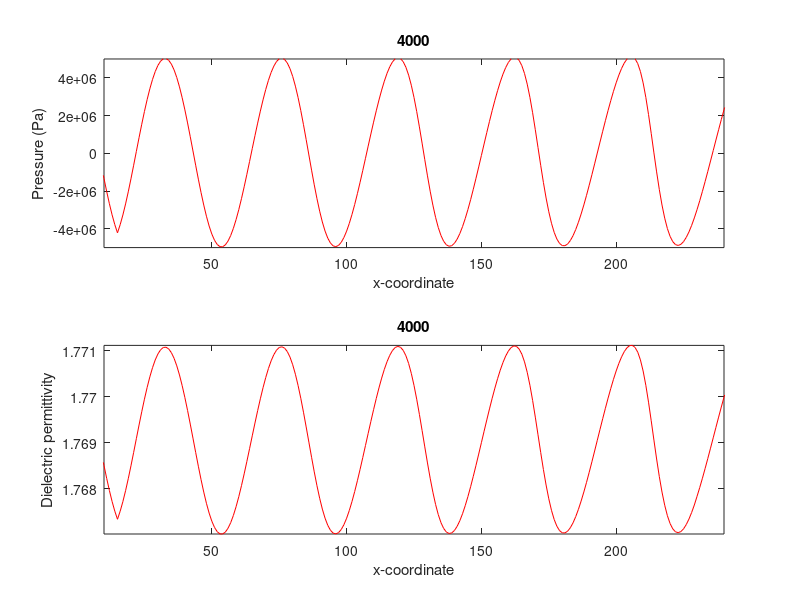
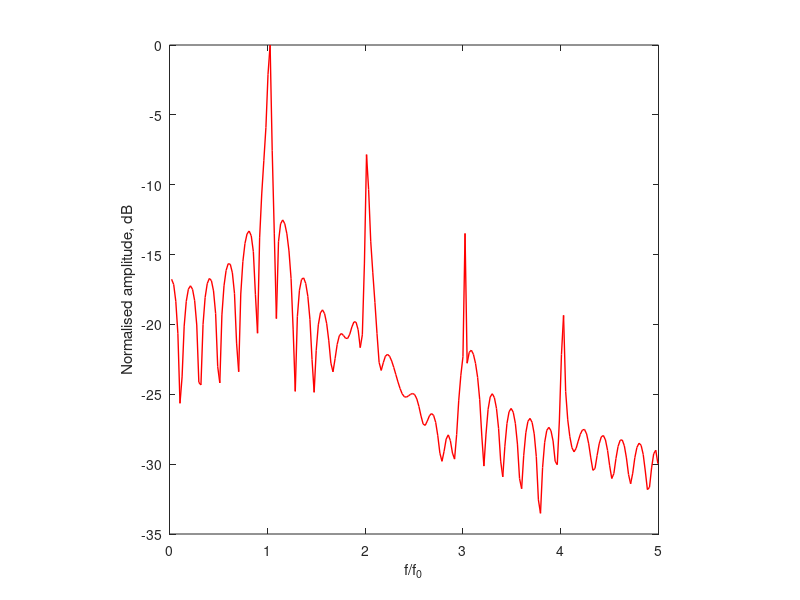

The MATLAB source for these figures, in order:
clc; close all; clear all;

KE = 250;%size of the computtaional domain

%memory allocation for the arrays
g2 = ones(KE,1); g3 = ones(KE,1);
f2 = ones(KE,1); f3 = ones(KE,1);
ga = ones(KE,1); gb = ones(KE,1);

p = zeros(KE,1); epsilon = ones(KE,1);
rhoa = zeros(KE,1); beta = zeros(KE,1);
tmp_p = zeros(KE,1); pn_m1 = zeros(KE,1);
u = zeros(KE,1);
%material parameters
rho0 = ones(KE,1)*1000;
c = ones(KE,1)*1540; C = zeros(KE,1);
shear_visc = zeros(KE,1);
bulk_visc = zeros(KE,1);
cp = zeros(KE,1); cv = zeros(KE,1);
kappa = zeros(KE,1); delta_test = zeros(KE,1);

%PML-related parameters
npml = 10; n_pml = npml;

for k=0:n_pml-1
    xxn =    (npml-k)/npml; xn = 0.33*xxn^3;
    g2(k+1) = 1/(1+xn); g2(KE-k) = 1/(1+xn);
    g3(k+1) = (1-xn)/(1+xn);
    g3(KE-k) = (1-xn)/(1+xn);

    xxn = (npml-k-0.5)/npml; xn = 0.33*xxn^3;
    f2(k+1) = 1/(1+xn); f2(KE-k-1) = 1/(1+xn);
    f3(k+1) = (1-xn)/(1+xn);
    f3(KE-k-1) = (1-xn)/(1+xn);
end;

%nonlinear media parameters
kc = KE/2; beta(npml+11:KE-npml-11) = 5;

%some useful constants
Na = 6.022e23; eps0 = 8.854e-12;
M = 18e-3; alpha = 1.62e-40;%water
tmp_c = Na*alpha/3/eps0/M;

%space and time increments
cmax = max(c); dz =  18e-6; dt = 0.499*dz/cmax;

k=[1:KE]; ga(k) = dt.*rho0(k).*c(k).^2/dz;
gb(k) = dt./rho0(k)/dz;

shear_visc(k) = 1.002e-3;%Pa sec
bulk_visc(k) = 3.09e-3;%Pa sec
cp(k) = 4.182e3;%J/(kg K)
cv(k) = cp(k)/1.33; kappa(k) = 0.597;%W/(m K)
C(k) = kappa(k).*(1./cv(k)-1./cp(k))./rho0(k)./c(k).^4;

%main FDTD loop
T = 0;for n=1:4000
    T = T + 1; pn_m1 = tmp_p;  tmp_p = p;

    k=[2:npml+10];
    p(k)=g3(k).*p(k)+g2(k).*ga(k).*(u(k-1)-u(k));

    k=[npml+11:KE-npml-11];

    p(k)=-((c(k).^4*dz.*pn_m1(k)-...
    2*c(k).^4*dz.*p(k)).*rho0(k).*C(k)+...
        c(k).^4*dt^2.*rho0(k).^2.*(u(k-1)-u(k))+...
        c(k).^2*dt*dz.*p(k).*rho0(k)-...
        beta(k)*dt*dz.*p(k).*pn_m1(k)+...
        beta(k)*dt*dz.*p(k).^2)./...
        (c(k).^4*dz.*rho0(k).*C(k)-c(k).^2*dt*dz.*rho0(k)-...
        beta(k)*dt*dz.*pn_m1(k)+beta(k)*dt*dz.*p(k));

    k=[KE-npml-10:KE];
    p(k)=g3(k).*p(k)+g2(k).*ga(k).*(u(k-1)-u(k));

    pulse = 5e6*sin(2*pi*2e6*T*dt); p(n_pml+5) = pulse;

    k=[1:npml+10];u(k)=f3(k).*u(k)+f2(k).*gb(k).*(p(k)-p(k+1));

    k=[npml+11:KE-npml-11];
    u(k)=u(k)+gb(k).*(p(k)-p(k+1))-...
        ((bulk_visc(k)+4*shear_visc(k)/3)./...
        rho0(k).^2./c(k).^2/dz).*...
        (p(k+1)-p(k)-tmp_p(k+1)+tmp_p(k));

    k=[KE-npml-10:KE-1];
    u(k)=f3(k).*u(k)+f2(k).*gb(k).*(p(k)-p(k+1));

    p_det(n) = p(KE-npml-5);

    k=[1:KE-1];
    rhoa(k)=p(k)./c(k).^2-(beta(k)-1)./rho0(k)./c(k).^4.*p(k).^2-...
    C(k).*(p(k)-tmp_p(k))/dt;
    epsilon(k) = (1+2*tmp_c.*(rho0(k)+rhoa(k)))./...
    (1-tmp_c.*(rho0(k)+rhoa(k)));

    %visualisation in the time domain
    if ( mod(n,50) == 0)
        figure(1);subplot(2,1,1);plot(p,'r-');
        axis([npml KE-npml -5e6 5e6]);title(n);
        xlabel('x-coordinate'); ylabel('Pressure (Pa)');
        figure(1);subplot(2,1,2);plot(epsilon,'r-');
        xlabel('x-coordinate'); ylabel('Dielectric permittivity');
        axis([npml KE-npml min(epsilon(1:KE-1)) ...
                                      max(epsilon(1:KE-1))]);
        title(n);drawnow;
    end;

end;%fdtd

%FFT analysis
N = length(p_det); w1 = ones(N,1);
fft_p = abs(fft(w1'.*p_det));
T=1:N/2;f=T/(dt*N);ld=c(1)./f;
imin=1;imax=1;ld_min=c(1)/0.1e1;ld_max=c(1)/10e6;
[tmp imin] = min(abs(ld-ld_min));
[tmp imax] = min(abs(ld-ld_max));

figure(10); set(gca,'fontsize',32);
plot(c(1)./ld(imin:imax)/2e6,...
10*log10(abs(fft_p(imin:imax))/max(abs(fft_p(imin:imax)))),...
'r-','linewidth',1);hold on;
ylabel('Normalised amplitude, dB');
xlabel('f/f_{0}'); axis square;
